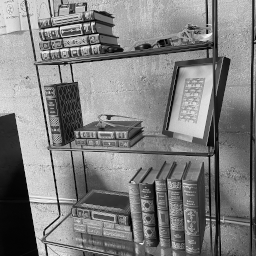
#> input picture test/CatchTests/TestData/books.bmp, 256 x 256 px
$ python image_to_xbm.py ../test/CatchTests/TestData/books.bmp out.png
#> lines starting #> are read from the running program, lines starting #| are printed output that depends on the picture
import argparse
import os

from PIL import Image, ImageOps


def convert_bw_img_to_xbm(input_path, output_path):
#> called with input_path = '../test/CatchTests/TestData/books.bmp', output_path = 'out.png'
    img = Image.open(input_path)
#> img is the input picture: PIL image 256x256 L; min 0, max 250, mean 127

    # Check if image has transparency (an alpha channel)
    if img.mode in ("RGBA", "LA") or (img.mode == "P" and "transparency" in img.info):
        # Create a white background image
        background = Image.new(img.mode[:-1], img.size, (255, 255, 255))
        # Paste the image on the background, using the alpha channel as mask
        background.paste(img, img.split()[-1])
        img = background

    # Convert the image to 1 bit mode (black and white)
    img = img.convert("1")
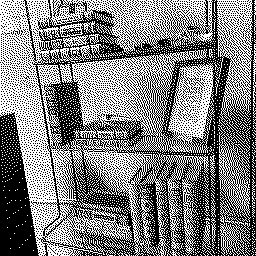
#> img: PIL image 256x256 1; 49.8% white in thin lines or dots

    # Invert the image to match how AdafruitGFX draws bitmaps
    img = ImageOps.invert(img)
#> img: PIL image 256x256 1; 50.2% white; black in thin lines or dots

    # Save the image in XBM format
    img.save(output_path, "xbm")

    # Open the XBM file and read its content
    with open(output_path, "r") as f:
        content = f.read()

    # Extract the base name of the input file
    base_name = os.path.splitext(os.path.basename(input_path))[0]

    # Replace the variable names
    content = content.replace("im_width", base_name + "_width")
    content = content.replace("im_height", base_name + "_height")
    content = content.replace("im_bits", base_name + "_bits")
    content = content.replace("static char", "static const unsigned char")

    # Write the modified content back to the XBM file
    with open(output_path, "w") as f:
        f.write(content)


def main():
    parser = argparse.ArgumentParser(description="Converts a B&W image to XBM format.")
    parser.add_argument("input", help="The input image file path.")
    parser.add_argument("output", help="The output XBM file path.")
    args = parser.parse_args()

    convert_bw_img_to_xbm(args.input, args.output)


if __name__ == "__main__":
    main()
